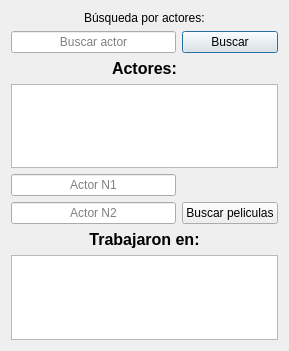
<?xml version="1.0" encoding="UTF-8"?>
<ui version="4.0">
 <class>dialog_actor</class>
 <widget class="QDialog" name="dialog_actor">
  <property name="geometry">
   <rect>
    <x>0</x>
    <y>0</y>
    <width>289</width>
    <height>351</height>
   </rect>
  </property>
  <property name="windowTitle">
   <string>Dialog</string>
  </property>
  <layout class="QGridLayout" name="gridLayout">
   <item row="0" column="0" colspan="2" alignment="Qt::AlignmentFlag::AlignHCenter">
    <widget class="QLabel" name="label">
     <property name="text">
      <string>Búsqueda por actores:</string>
     </property>
    </widget>
   </item>
   <item row="8" column="0">
    <widget class="QLineEdit" name="actor_n1">
     <property name="text">
      <string/>
     </property>
     <property name="alignment">
      <set>Qt::AlignmentFlag::AlignCenter</set>
     </property>
     <property name="placeholderText">
      <string>Actor N1</string>
     </property>
    </widget>
   </item>
   <item row="7" column="0" colspan="2">
    <widget class="QTableWidget" name="table_actores"/>
   </item>
   <item row="6" column="0" colspan="2" alignment="Qt::AlignmentFlag::AlignHCenter">
    <widget class="QLabel" name="label_2">
     <property name="text">
      <string>&lt;html&gt;&lt;head/&gt;&lt;body&gt;&lt;p&gt;&lt;span style=&quot; font-size:12pt; font-weight:700;&quot;&gt;Actores:&lt;/span&gt;&lt;/p&gt;&lt;/body&gt;&lt;/html&gt;</string>
     </property>
    </widget>
   </item>
   <item row="3" column="1">
    <widget class="QPushButton" name="boton_buscar_actor">
     <property name="text">
      <string>Buscar</string>
     </property>
    </widget>
   </item>
   <item row="14" column="0" colspan="2">
    <widget class="QLabel" name="label_texto">
     <property name="text">
      <string>&lt;html&gt;&lt;head/&gt;&lt;body&gt;&lt;p align=&quot;center&quot;&gt;&lt;span style=&quot; font-size:12pt; font-weight:700;&quot;&gt;Trabajaron en:&lt;/span&gt;&lt;/p&gt;&lt;/body&gt;&lt;/html&gt;</string>
     </property>
    </widget>
   </item>
   <item row="9" column="1">
    <widget class="QPushButton" name="boton_buscar_pelicula_por_actores">
     <property name="text">
      <string>Buscar peliculas</string>
     </property>
    </widget>
   </item>
   <item row="3" column="0">
    <widget class="QLineEdit" name="line_ingreso_actor">
     <property name="alignment">
      <set>Qt::AlignmentFlag::AlignCenter</set>
     </property>
     <property name="placeholderText">
      <string>Buscar actor</string>
     </property>
    </widget>
   </item>
   <item row="15" column="0" colspan="2">
    <widget class="QTableWidget" name="table_peliculas_actores"/>
   </item>
   <item row="9" column="0">
    <widget class="QLineEdit" name="actor_n2">
     <property name="text">
      <string/>
     </property>
     <property name="alignment">
      <set>Qt::AlignmentFlag::AlignCenter</set>
     </property>
     <property name="placeholderText">
      <string>Actor N2</string>
     </property>
    </widget>
   </item>
  </layout>
 </widget>
 <resources/>
 <connections>
  <connection>
   <sender>boton_buscar_actor</sender>
   <signal>clicked()</signal>
   <receiver>dialog_actor</receiver>
   <slot>_VentanaActor__buscar_actor()</slot>
   <hints>
    <hint type="sourcelabel">
     <x>266</x>
     <y>42</y>
    </hint>
    <hint type="destinationlabel">
     <x>251</x>
     <y>16</y>
    </hint>
   </hints>
  </connection>
  <connection>
   <sender>boton_buscar_pelicula_por_actores</sender>
   <signal>clicked()</signal>
   <receiver>dialog_actor</receiver>
   <slot>_VentanaActor__buscar_pelicula_por_actores()</slot>
   <hints>
    <hint type="sourcelabel">
     <x>279</x>
     <y>226</y>
    </hint>
    <hint type="destinationlabel">
     <x>250</x>
     <y>131</y>
    </hint>
   </hints>
  </connection>
 </connections>
 <slots>
  <slot>_VentanaActor__buscar_actor()</slot>
  <slot>_VentanaActor__buscar_pelicula_por_actores()</slot>
 </slots>
</ui>
